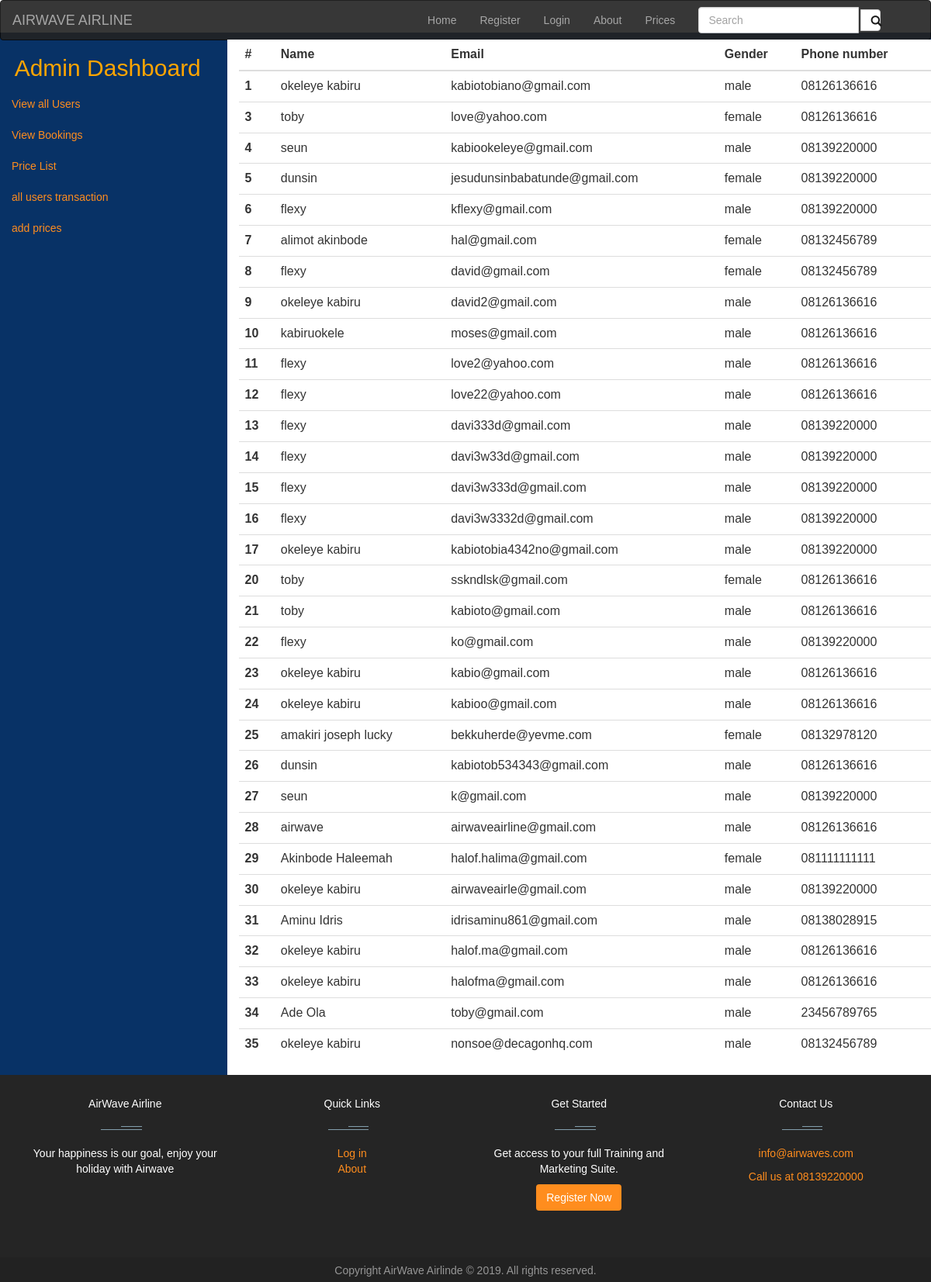
Page /alluser on the committed database.
### tables this page shows
CREATE TABLE "user" (
	"id"	INTEGER NOT NULL PRIMARY KEY AUTOINCREMENT,
	"email"	TEXT NOT NULL,
	"password"	TEXT NOT NULL,
	"is_admin"	TEXT NOT NULL,
	"fullname"	TEXT NOT NULL,
	"phone_number"	TEXT NOT NULL,
	"gender"	TEXT
);

### app.py (the view)
@app.route("/alluser")
def alluser():
    allusers = db.execute("select * from user")
    return render_template("allusers.html",allusers=allusers)

### app.py (called while the page is built)
@app.after_request
def after_request(response):
    response.headers["Cache-Control"] = "no-cache, no-store, must-revalidate"
    response.headers["Expires"] = 0
    response.headers["Pragma"] = "no-cache"
    return response

### templates/allusers.html (shortened to what this page needs)
{% extends "base.html" %}
{% block main %}
<div class="row" style="background: #083266">
  <div class="col-sm-3">
    <nav class="sidebar">
      <h2 class="ad_dash" style="text-align: center ;color:orange;"><span>Admin Dashboard</span></h2>
      <div class="list">
        <ul class="nav flex-column">
          <li class="nav-item">
            <a class="nav-link" href="/alluser">View all Users</a>
          </li>
          <li class="nav-item">
            <a class="nav-link" href="/allbookings" >View Bookings</a>
          </li>
          <li class="nav-item">
            <a class="nav-link" href="/allprices" >Price List</a>
          </li>
          <li class="nav-item">
            <a class="nav-link" href="/alltrans" >all users transaction</a>
            <li class="nav-item">
              <a class="nav-link" href="/addprice" >add prices</a>
            </li>
          </li>
          </ul>
      </div>
    </nav>
  </div>
  <div class="col-lg-9" style="background: white">
    <table class="table">
      <thead class="thead-dark">
        <tr>
          <th scope="col">#</th>
          <th scope="col">Name</th>
          <th scope="col">Email</th>
          <th scope="col">Gender</th>
          <th scope="col">Phone number</th>
        </tr>
      </thead>
      <tbody>
          {% for user in allusers %}
          <tr>
            <th scope="row">{{user["id"]}}</th>
            <td>{{ user['fullname'] }}</td>
            <td>{{ user['email'] }}</td>
            <td>{{ user['gender']}}</td>
            <td>{{user["phone_number"]}}</td>
              </tr>
          {% endfor %}
        </tbody>
  </table>
  </div>
</div>
{% endblock %}

### templates/base.html (shortened to what this page needs)
<DOCTYPE htgit ml>
<html lang="en">
  <head>
    <link href="https://maxcdn.bootstrapcdn.com/bootstrap/3.3.7/css/bootstrap.min.css" rel="stylesheet">
    <link href="https://getbootstrap.com/examples/jumbotron-narrow/jumbotron-narrow.css" rel="stylesheet">
    <link rel="stylesheet" type="text/css" href="/static/css/main1.css">
  </head>
  <body>
    <nav  class="navbar navbar-inverse" style="margin-bottom : -10px; opacity:0.9;">
  <div class="container-fluid">
    <div class="navbar-header">
      <a  class=" navbar-brand" href="#">AIRWAVE AIRLINE</a>
    </div>
     {% if session.user_id %}
         <ul style=" padding-left: 30%;" class="nav navbar-nav">
       <li role="presentation"><a href="/home">Home</a></li>
       <li role="presentation"><a href="/booking">Booking</a></li>
        <li role="presentation"><a href="/history">History</a></li>
        <li role="presentation"><a href="/about">About</a></li>
        <li role="presentation"><a href="/avaliableprice">Prices</a></li>
        <li role="presentation"><a href="/logout">logout</a></li>
    </ul>
    <form class="navbar-form navbar-left" action="/action_page.php">
      <div class="input-group">
        <input type="text" class="form-control" placeholder="Search">
        <div class="input-group-btn">
          <button class="btn btn-default search" type="submit" style="margin: 2px; background: white;">
            <i class="glyphicon glyphicon-search"></i>
          </button>
        </div>
      </div>
    </form>
                {% else %}
                <ul style=" padding-left: 30%;" class="nav navbar-nav">
                    <li role="presentation"><a href="/">Home</a></li>
                    <li role="presentation"><a href="/register">Register</a></li>
                     <li role="presentation"><a href="/login">Login</a></li>
                     <li role="presentation"><a href="/about">About</a></li>
                     <li role="presentation"><a href="/avaliableprice">Prices</a></li>
                 </ul>
    <form class="navbar-form navbar-left" action="/allprices2" method="POST">
      <div class="input-group">
        <input type="text" class="form-control" name="input" placeholder="Search">
        <div class="input-group-btn">
          <button class="btn btn-default" type="submit" style="margin: 2px; background: white; color: black;">
            <i class="glyphicon glyphicon-search"></i>
          </button>
    </div>
  </div>
</form>
                {% endif %}
            </div>
</nav>
      {% block main %}
      {% endblock %}
      <footer id="footer" class="footer-1">
          <div class="main-footer widgets-dark typo-light">
          <div class="container">
          <div class="row">
          <div class="col-xs-12 col-sm-6 col-md-3">
          <div class="widget subscribe no-box">
          <h5 class="widget-title">AirWave Airline<span></span></h5>
          <p>Your happiness is our goal, enjoy your holiday with Airwave</p>
          </div>
          </div>
          <div class="col-xs-12 col-sm-6 col-md-3">
          <div class="widget no-box">
          <h5 class="widget-title">Quick Links<span></span></h5>
          <ul class="thumbnail-widget">
          <li>
          <div class="thumb-content"><a href="/login">Log in</a></div>
          </li>
          <li>
          <div class="thumb-content"><a href="/about">About</a></div>
          </li>
          </ul>
          </div>
          </div>
          <div class="col-xs-12 col-sm-6 col-md-3">
          <div class="widget no-box">
          <h5 class="widget-title">Get Started<span></span></h5>
          <p>Get access to your full Training and Marketing Suite.</p>
          <a class="btn" href="/register">Register Now</a>
          </div>
          </div>
          <div class="col-xs-12 col-sm-6 col-md-3">
          <div class="widget no-box">
          <h5 class="widget-title">Contact Us<span></span></h5>
          <p><a href="jesudunsinbabatunde@gmail.com" title="send a mail">info@airwaves.com</a></p>
          <p>
          <a href="tel:08139220000">Call us at 08139220000</a></p>
          </div>
          </div>
          </div>
          </div>
          </div>
          <div class="footer-copyright">
          <div class="container">
          <div class="row">
          <div class="col-md-12 text-center">
          <p>Copyright AirWave Airlinde © 2019. All rights reserved.</p>
          </div>
          </div>
          </div>
          </div>
          </footer>
  </body>
</html>

### static/css/main1.css (style rules this page uses)
body { font-family: Arial, Helvetica, sans-serif; padding:0; margin: 0; }
.btn { background-color:rgba(7, 7, 7, 0.692); }
footer .main-footer { padding: 20px 0; background: #252525; }
footer ul { padding-left: 0; list-style: none; }
.footer-copyright { background: #222; padding: 5px 0; }
.footer-copyright p { color: #969696; margin: 2px 0 0; }
.widget { padding: 20px; margin-bottom: 40px; }
.widget.no-box { padding: 0; background-color: transparent; margin-bottom: 40px; box-shadow: none; -webkit-box-shadow: none; -moz-box-shadow: none; -ms-box-shadow: none; -o-box-shadow: none; }
.widget.subscribe p { margin-bottom: 18px; }
.widget li a { color: #ff8d1e; }
.widget-title { margin-bottom: 20px; }
.widget-title span { background: #839FAD none repeat scroll 0 0;display: block; height: 1px;margin-top: 25px;position: relative;width: 20%; margin-left: 100px }
.widget-title span::after { background: inherit;content: "";height: inherit; position: absolute;top: -4px;width: 50%; }
.typo-light h1, .typo-light h2, .typo-light h3, .typo-light h4, .typo-light h5, .typo-light h6, .typo-light p, .typo-light div, .typo-light span, .typo-light small { color: #fff; }
.btn { background-color: #ff8d1e; color:#fff; }
button { color: white; padding: 14px 20px; margin: 8px 0; border: none; cursor: pointer; width: 20%; }
.container { text-align: center; }
form { margin:auto; }
body { min-height: 100vh; }
footer { width: 100%; }
a, a:hover { color: #ff8d1e;; text-decoration: none; }

### rows in the picture
user: id "1", fullname "okeleye kabiru", email "kabiotobiano@gmail.com", gender "male", phone_number "08126136616"
user: id "3", fullname "toby", email "love@yahoo.com", gender "female", phone_number "08126136616"
user: id "4", fullname "seun", email "kabiookeleye@gmail.com", gender "male", phone_number "08139220000"
user: id "5", fullname "dunsin", email "jesudunsinbabatunde@gmail.com", gender "female", phone_number "08139220000"
user: id "6", fullname "flexy", email "kflexy@gmail.com", gender "male", phone_number "08139220000"
user: id "7", fullname "alimot akinbode", email "hal@gmail.com", gender "female", phone_number "08132456789"
user: id "8", fullname "flexy", email "david@gmail.com", gender "female", phone_number "08132456789"
user: id "9", fullname "okeleye kabiru", email "david2@gmail.com", gender "male", phone_number "08126136616"
user: id "10", fullname "kabiruokele", email "moses@gmail.com", gender "male", phone_number "08126136616"
user: id "11", fullname "flexy", email "love2@yahoo.com", gender "male", phone_number "08126136616"
user: id "12", fullname "flexy", email "love22@yahoo.com", gender "male", phone_number "08126136616"
user: id "13", fullname "flexy", email "davi333d@gmail.com", gender "male", phone_number "08139220000"
user: id "14", fullname "flexy", email "davi3w33d@gmail.com", gender "male", phone_number "08139220000"
user: id "15", fullname "flexy", email "davi3w333d@gmail.com", gender "male", phone_number "08139220000"
user: id "16", fullname "flexy", email "davi3w3332d@gmail.com", gender "male", phone_number "08139220000"
user: id "17", fullname "okeleye kabiru", email "kabiotobia4342no@gmail.com", gender "male", phone_number "08139220000"
user: id "20", fullname "toby", email "sskndlsk@gmail.com", gender "female", phone_number "08126136616"
user: id "21", fullname "toby", email "kabioto@gmail.com", gender "male", phone_number "08126136616"
user: id "22", fullname "flexy", email "ko@gmail.com", gender "male", phone_number "08139220000"
user: id "23", fullname "okeleye kabiru", email "kabio@gmail.com", gender "male", phone_number "08126136616"
user: id "24", fullname "okeleye kabiru", email "kabioo@gmail.com", gender "male", phone_number "08126136616"
user: id "25", fullname "amakiri joseph lucky", email "bekkuherde@yevme.com", gender "female", phone_number "08132978120"
user: id "26", fullname "dunsin", email "kabiotob534343@gmail.com", gender "male", phone_number "08126136616"
user: id "27", fullname "seun", email "k@gmail.com", gender "male", phone_number "08139220000"
user: id "28", fullname "airwave", email "airwaveairline@gmail.com", gender "male", phone_number "08126136616"
user: id "29", fullname "Akinbode Haleemah", email "halof.halima@gmail.com", gender "female", phone_number "081111111111"
user: id "30", fullname "okeleye kabiru", email "airwaveairle@gmail.com", gender "male", phone_number "08139220000"
user: id "31", fullname "Aminu Idris", email "idrisaminu861@gmail.com", gender "male", phone_number "08138028915"
user: id "32", fullname "okeleye kabiru", email "halof.ma@gmail.com", gender "male", phone_number "08126136616"
user: id "33", fullname "okeleye kabiru", email "halofma@gmail.com", gender "male", phone_number "08126136616"
user: id "34", fullname "Ade Ola", email "toby@gmail.com", gender "male", phone_number "23456789765"
user: id "35", fullname "okeleye kabiru", email "nonsoe@decagonhq.com", gender "male", phone_number "08132456789"
